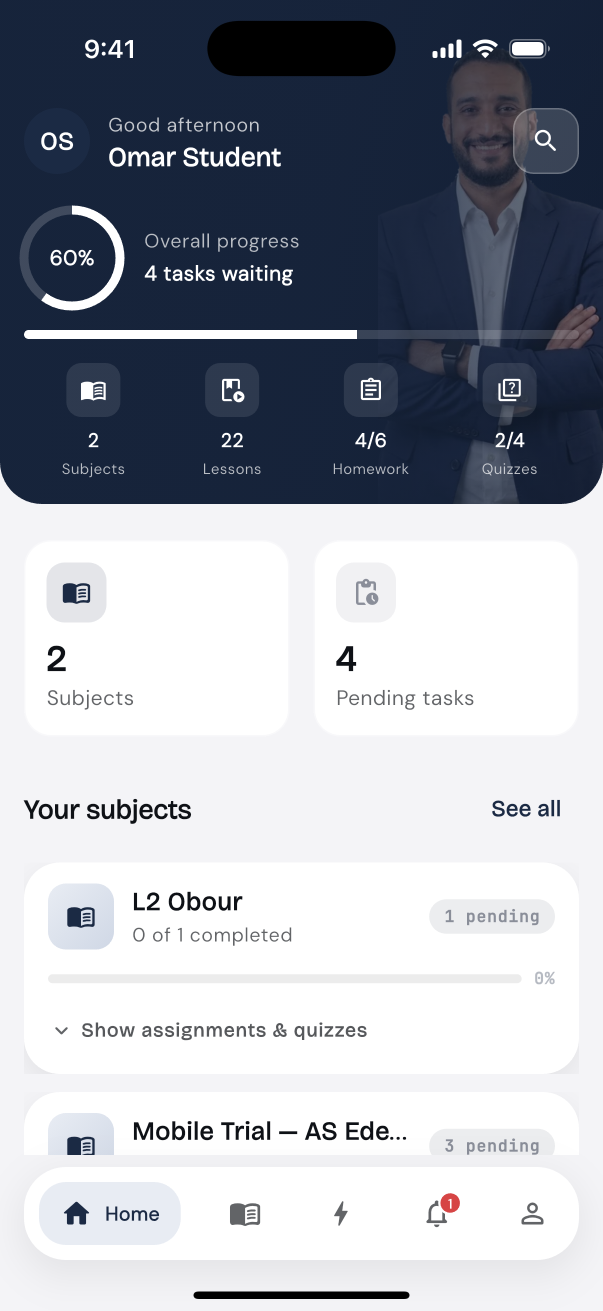
#> input picture store_assets/app-store/iphone-6.3/01-home.png, 1206 x 2622 px (shown at 1/2 size); the run also reads 1 picture not shown here
$ python store_screenshots.py
#> lines starting #> are read from the running program, lines starting #| are printed output that depends on the picture; after the words box and inside, x2 and y2 are one past the last pixel; in counts of white or black regions, pixels touching at a corner belong together
"""Turns raw simulator captures into store-ready images.

    python3 tools/store_screenshots.py

Reads   store_assets/app-store/iphone-6.3/*.png  raw iPhone 16 Pro captures (1206 x 2622)
        store_assets/app-store/ipad-13/*.png     raw iPad Pro 13" captures  (2064 x 2752)
Writes  store_assets/app-store/iphone-6.9/*.png  Apple's required iPhone size (1320 x 2868)
        store_assets/google-play/phone/*.png     Play phone screenshots     (1080 x 1920)
        store_assets/google-play/tablet/*.png    Play tablet screenshots    (2064 x 2664)

The 6.9" set is the 6.3" capture scaled by 9.45%. The two screens have the
same shape to within 0.07%, so nothing is stretched. It exists because the
Mac was too full to install the app on a 6.9" simulator.

Every output is flattened to RGB: Google Play refuses screenshots with an alpha
channel. The iOS status bar and home indicator are cropped off before a capture
goes into a Play image, so no iOS system UI appears on the Android listing.
"""
import glob
import os

from PIL import Image, ImageDraw, ImageFilter, ImageFont

ROOT = os.path.dirname(os.path.dirname(os.path.abspath(__file__)))
A = lambda *p: os.path.join(ROOT, 'store_assets', *p)

PHONE_RAW = A('app-store', 'iphone-6.3')
PHONE_69 = A('app-store', 'iphone-6.9')
TABLET_RAW = A('app-store', 'ipad-13')

# Brand fonts, as cached by google_fonts inside a simulator on this Mac.
FONT_FILES = glob.glob(os.path.expanduser(
    '~/Library/Developer/CoreSimulator/Devices/*/data/Containers/Data/Application'
    '/*/Library/Application Support/*.ttf'))

CAPTIONS = {
    '01': 'Your classes at a glance',
    '02': 'Every lesson, organised by topic',
    '03': 'Homework and quizzes in one list',
    '04': 'Never miss a new task or grade',
    '05': 'Marked work comes back with feedback',
    '06': 'Easy on the eyes, day or night',
}

NAVY_1, NAVY_2 = (27, 42, 68), (11, 20, 38)
# iPhone at 3x: 54 pt status bar, 34 pt home indicator.
PHONE_CROP_TOP, PHONE_CROP_BOTTOM = 162, 102
# iPad Pro 13" at 2x: 24 pt status bar, 20 pt home indicator.
TABLET_CROP_TOP, TABLET_CROP_BOTTOM = 48, 40


def font(prefix, size):
    for f in FONT_FILES:
        if os.path.basename(f).startswith(prefix):
            return ImageFont.truetype(f, size)
    return ImageFont.load_default()


def gradient(w, h):
    img = Image.new('RGB', (w, h))
    px = img.load()
    for y in range(h):
        for x in range(w):
            t = x / w * 0.35 + y / h * 0.65
            px[x, y] = tuple(int(NAVY_1[i] + (NAVY_2[i] - NAVY_1[i]) * t) for i in range(3))
    return img


def wrap(draw, text, fnt, max_w):
    words, lines, line = text.split(), [], ''
    for w in words:
        trial = (line + ' ' + w).strip()
        if draw.textlength(trial, font=fnt) <= max_w:
            line = trial
        else:
            lines.append(line)
            line = w
    lines.append(line)
    return lines


def rounded(img, radius):
    mask = Image.new('L', img.size, 0)
    ImageDraw.Draw(mask).rounded_rectangle((0, 0, img.width - 1, img.height - 1), radius=radius, fill=255)
    out = Image.new('RGBA', img.size)
    out.paste(img, (0, 0), mask)
    return out


def apple_69(raw_path, out_path):
    Image.open(raw_path).convert('RGB').resize((1320, 2868), Image.LANCZOS).save(out_path, optimize=True)


def play_phone(raw_path, caption, out_path):
    W, H = 1080, 1920
    raw = Image.open(raw_path).convert('RGB')
    shot = raw.crop((0, PHONE_CROP_TOP, raw.width, raw.height - PHONE_CROP_BOTTOM))
    sw = 780
    sh = round(shot.height * sw / shot.width)
    shot = rounded(shot.resize((sw, sh), Image.LANCZOS), 44)

    canvas = gradient(W, H).convert('RGBA')
    x, y = (W - sw) // 2, H - sh - 64
    shadow = Image.new('RGBA', (W, H), (0, 0, 0, 0))
    ImageDraw.Draw(shadow).rounded_rectangle((x, y + 18, x + sw, y + sh + 18), radius=44, fill=(0, 0, 0, 140))
    canvas = Image.alpha_composite(canvas, shadow.filter(ImageFilter.GaussianBlur(28)))
    canvas.alpha_composite(shot, (x, y))

    d = ImageDraw.Draw(canvas)
    f = font('BricolageGrotesque', 60)
    lines = wrap(d, caption, f, W - 140)
    ty = 96 if len(lines) > 1 else 128
    for line in lines:
        d.text(((W - d.textlength(line, font=f)) / 2, ty), line, font=f, fill=(255, 255, 255))
        ty += 74
    canvas.convert('RGB').save(out_path, optimize=True)


def play_tablet(raw_path, out_path):
    raw = Image.open(raw_path).convert('RGB')
    raw.crop((0, TABLET_CROP_TOP, raw.width, raw.height - TABLET_CROP_BOTTOM)).save(out_path, optimize=True)


def flatten_in_place(paths):
    for p in paths:
        im = Image.open(p)
        if im.mode != 'RGB':
            im.convert('RGB').save(p, optimize=True)


def main():
    phones = sorted(glob.glob(os.path.join(PHONE_RAW, '*.png')))
    tablets = sorted(glob.glob(os.path.join(TABLET_RAW, '*.png')))
    flatten_in_place(phones + tablets)
#> in flatten_in_place, im is the input picture: PIL image 1206x2622 RGB; mean R, G, B 163.7, 167.9, 176.7
    for d in (PHONE_69, A('google-play', 'phone'), A('google-play', 'tablet')):
        os.makedirs(d, exist_ok=True)
    for p in phones:
        name = os.path.basename(p)
        apple_69(p, os.path.join(PHONE_69, name))
        play_phone(p, CAPTIONS.get(name[:2], ''), A('google-play', 'phone', name))
#> in rounded, `mask = Image.new('L', img.size, 0)`: mask: PIL image 780x1525 L; every value is 0
#> in rounded, `ImageDraw.Draw(mask).rounded_rectangle((0, 0, img.width - 1, img.heigh..`:
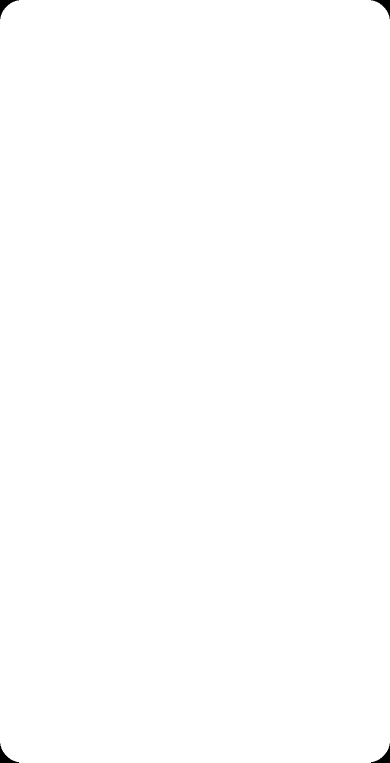
#> mask: PIL image 780x1525 L (shown at 1/2 size); 99.9% white; 4 black regions, box (x1, y1, x2, y2) and area: (0, 0, 38, 38) 427, (742, 0, 780, 38) 427, (0, 1487, 38, 1525) 427, (742, 1487, 780, 1525) 427
#> in rounded, `out = Image.new('RGBA', img.size)`: out: PIL image 780x1525 RGBA; every value is 0
#> in rounded, `out.paste(img, (0, 0), mask)`:
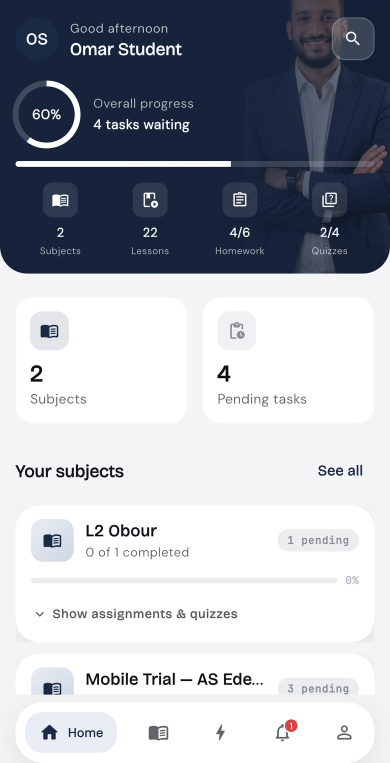
#> img: PIL image 780x1525 RGB (shown at 1/2 size); mean R, G, B 170.5, 174.6, 183
#> in gradient, `img = Image.new('RGB', (w, h))`: img: PIL image 1080x1920 RGB; every value is 0
#> in play_phone, `canvas = gradient(W, H).convert('RGBA')`:
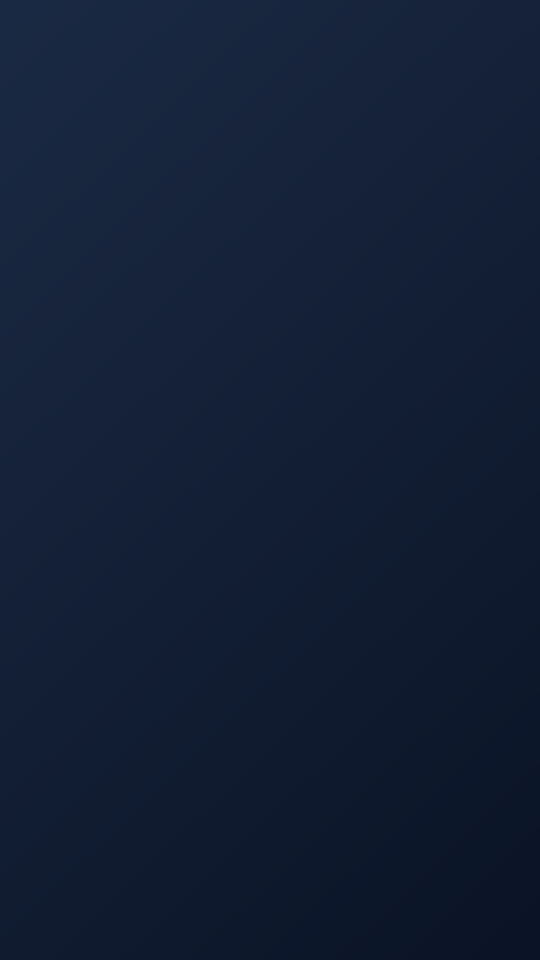
#> canvas: PIL image 1080x1920 RGBA (shown at 1/2 size); mean R, G, B, A 18.5, 30.5, 52.5, 255
#> in play_phone, `shadow = Image.new('RGBA', (W, H), (0, 0, 0, 0))`: shadow: PIL image 1080x1920 RGBA; every value is 0
#> in play_phone, `ImageDraw.Draw(shadow).rounded_rectangle((x, y + 18, x + sw, y + sh + ..`:
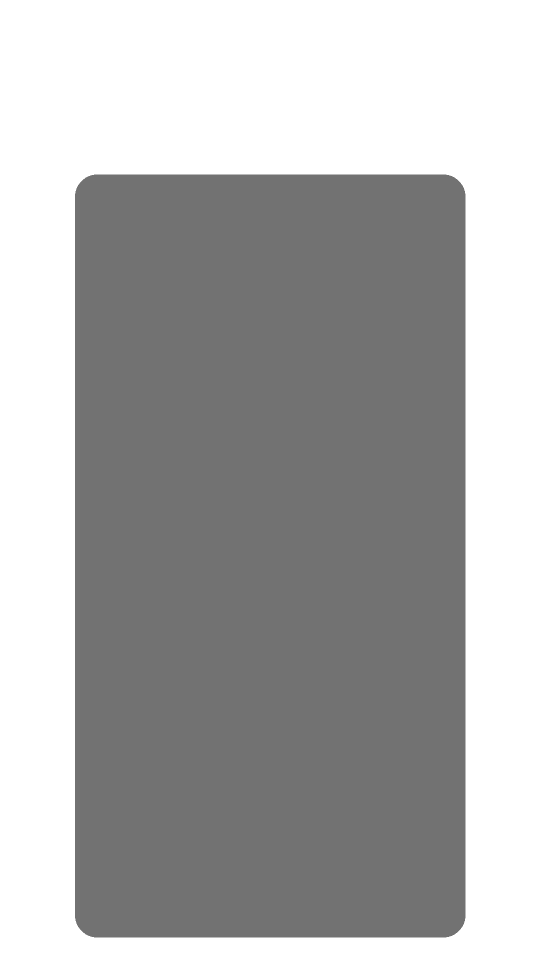
#> shadow: PIL image 1080x1920 RGBA (shown at 1/2 size); mean R, G, B, A 0, 0, 0, 80.3; transparent parts drawn white
#> in play_phone, `canvas = Image.alpha_composite(canvas, shadow.filter(ImageFilter.Gauss..`:
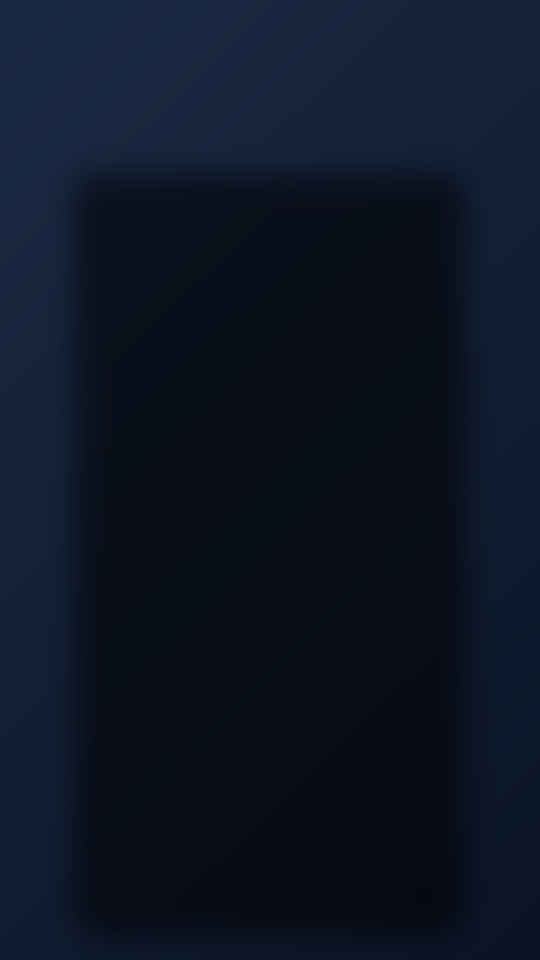
#> canvas: PIL image 1080x1920 RGBA (shown at 1/2 size); mean R, G, B, A 13, 21.3, 36.5, 255
#> in play_phone, `canvas.alpha_composite(shot, (x, y))`:
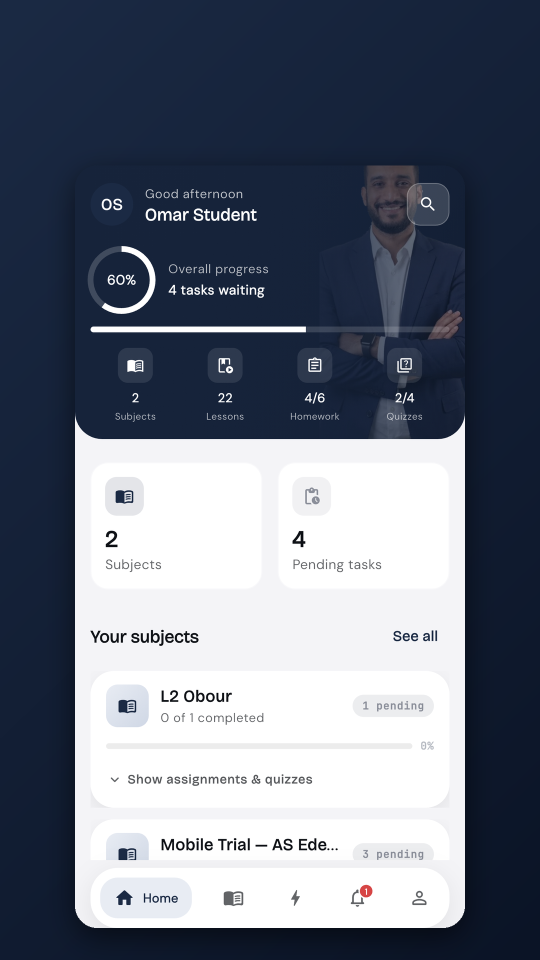
#> canvas: PIL image 1080x1920 RGBA (shown at 1/2 size); mean R, G, B, A 105.8, 113.2, 127.4, 255
#> in play_phone, `lines = wrap(d, caption, f, W - 140)`: lines = ['Your classes at a glance']
#> in play_phone, `ty = 96 if len(lines) > 1 else 128`: ty = 128
#> the loop in play_phone, `for line in lines:` made 1 pass
#> (line, ty) on pass 1: ('Your classes at a glance', 202)
#> after the loop in play_phone, `for line in lines:`: ty = 202
    for p in tablets:
        play_tablet(p, A('google-play', 'tablet', os.path.basename(p)))
#> in play_tablet, `raw.crop((0, TABLET_CROP_TOP, raw.width, raw.height - TABLET_CROP_BOTT..`:
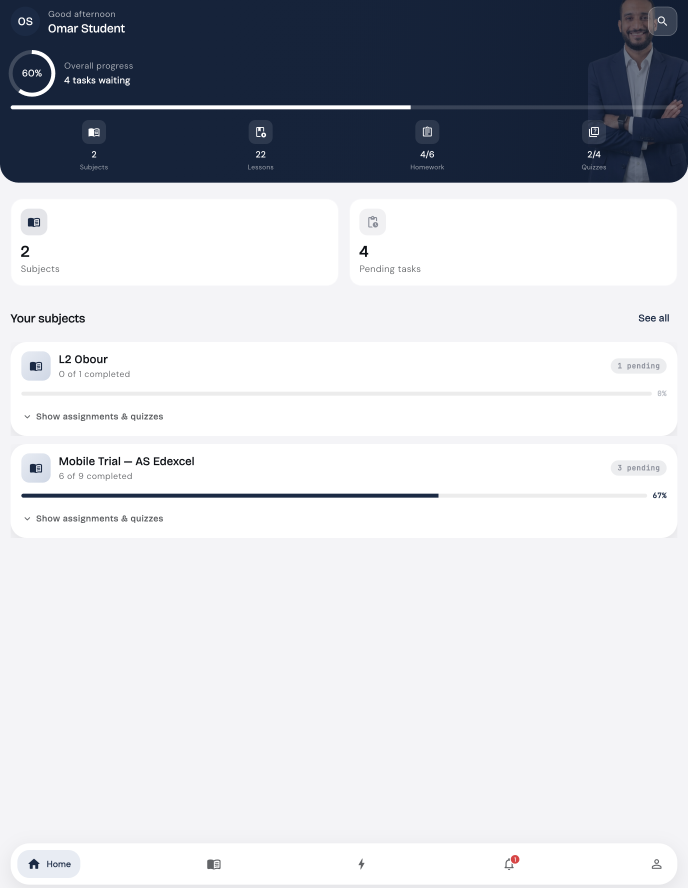
#> saved as 01-home.png: PIL image 2064x2664 RGB (shown at 1/3 size); mean R, G, B 201.9, 204.4, 210.4
    print(f'{len(phones)} iPhone and {len(tablets)} iPad captures processed')


if __name__ == '__main__':
    main()
